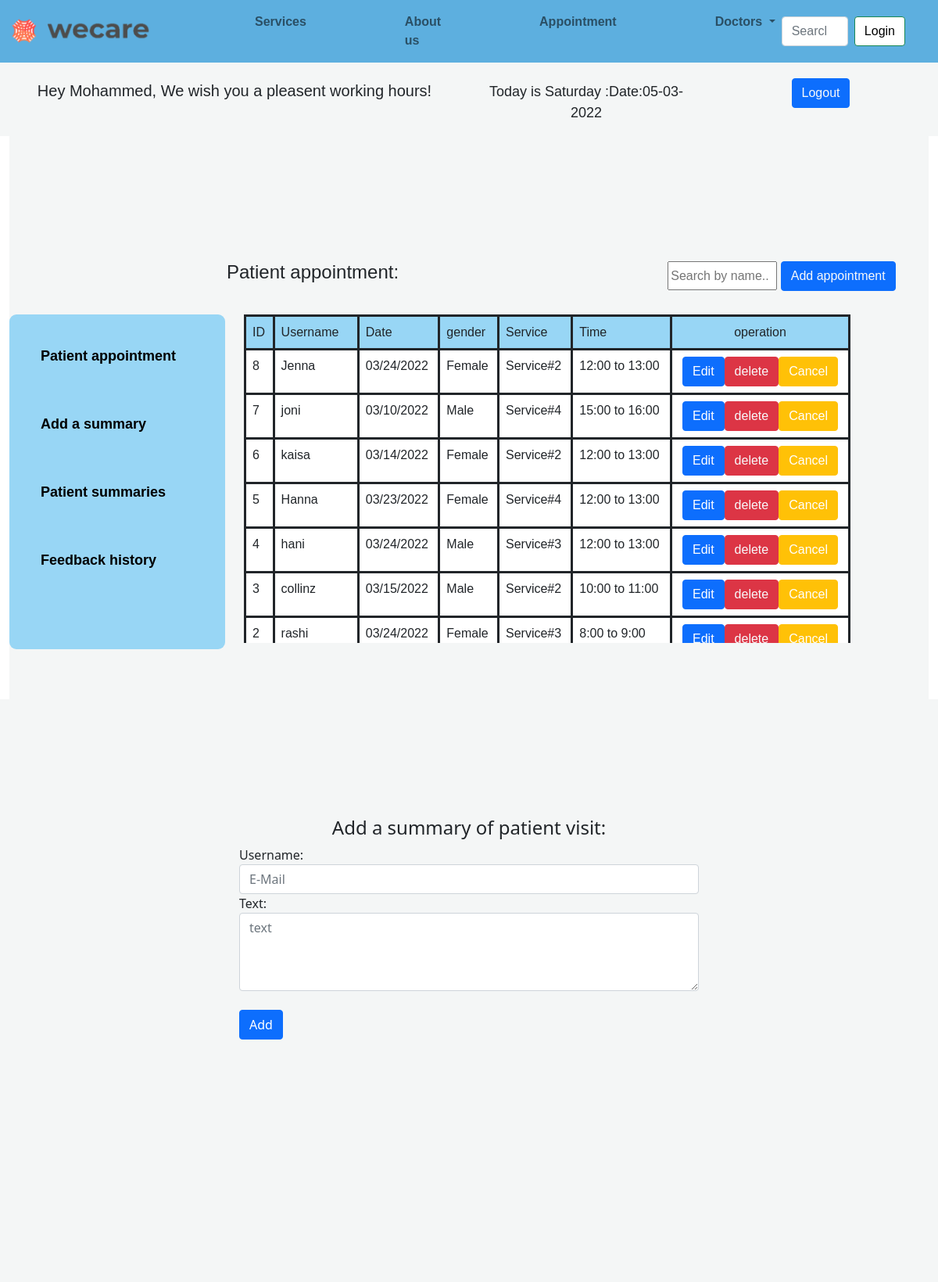
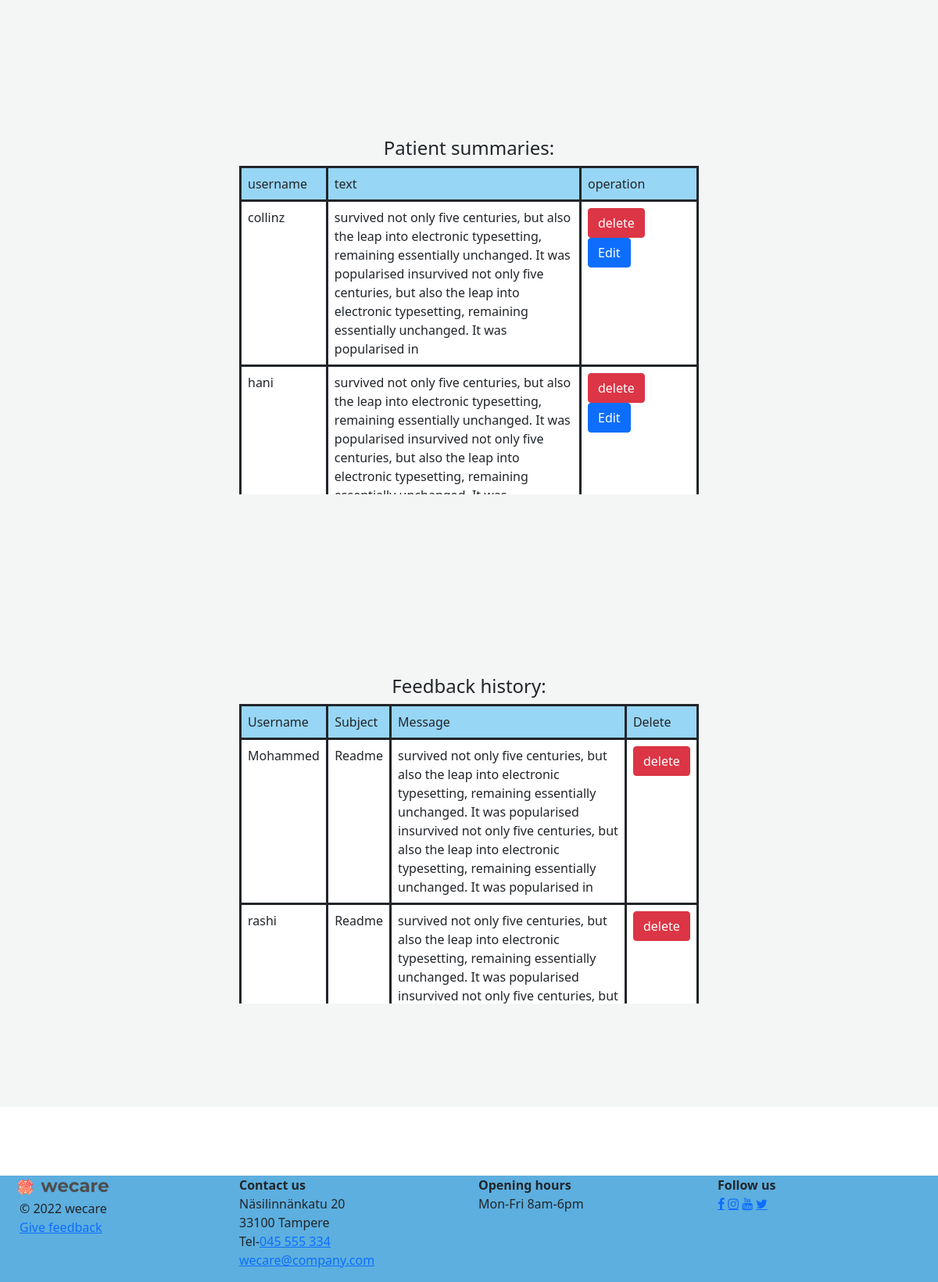
The app's page /docs/employee.php (signed in) with its own data (2 pictures, top to bottom).
### tables this page shows
CREATE TABLE `appointment` (
  `id` int NOT NULL,
  `username` varchar(50) NOT NULL,
  `date1` varchar(50) NOT NULL,
  `gender` varchar(50) NOT NULL,
  `service` varchar(50) NOT NULL,
  `tim` varchar(50) NOT NULL
);

CREATE TABLE `textbox` (
  `username` varchar(50) NOT NULL,
  `text` varchar(500) NOT NULL
);

CREATE TABLE `feedback` (
  `username` varchar(50) NOT NULL,
  `subject` varchar(50) NOT NULL,
  `text` varchar(1000) NOT NULL
);

### docs/employee.php (the view, shortened to what this page needs)
<?php
include 'connect.php';
$sql = "select * from appointment ORDER BY id DESC";
$result = $conn->query($sql);
?>
<!DOCTYPE html>
<html lang="en">
<head>
</head>
<body>
    <?php include 'header.php' ?>
    <div class="container-fluid">
        <div class="row row0">
            <div class="col-lg-6">
                <?php
                echo "<h5><br>Hey " . $_SESSION["username"] .
                    ", We wish you a pleasent working hours!" . "</h5>";
                ?>
            </div>
            <div class="col-lg-3 coldate">
                <p>
                    <?php
                    echo "Today is "  . date("l") . " :" . "Date:" . date("d-m-Y") . "";
                    ?>
                </P>
            </div>
            <div class="col-lg-3 colbtn">
                <button type="button" class="btn btn-primary"><a href="logout.php" class="text-light" style="text-decoration:none; ">Logout</a></button>
            </div>
        </div>
        <section id="section1">
            <div class="row row3">
                <div class="col-8  ">
                    <h4>Patient appointment:</h4>
                </div>
                <div class="col-4 col4">
                    <input type="text" class="input" id="myInput" onkeyup='tableSearch()' placeholder="Search by name..">
                    <button type="button" class="btn btn-primary"><a href="userapp.php" class="text-light" style="text-decoration:none">Add appointment</a></button>
                </div>
            </div>
            <div class="row">
                <div class="col-lg-3 row1">
                    <ul class="fixed">
                        <li><a href="#section1">Patient appointment</a></li>
                        <li><a href="#section2">Add a summary</a></li>
                        <li><a href="#section3">Patient summaries</a></li>
                        <li><a href="#section4">Feedback history</a></li>
                    </ul>
                </div>
                <div class="col-md-8">
                    <form action="" method="POST">
                        <div class=" my-custom-scrollbar">
                            <table class="table  " id="myTable">
                                <tr style="border:solid;     background: #98D6F5;
">
                                    <td style="border:solid;">ID</td>
                                    <td style="border:solid;">Username</td>
                                    <td style="border:solid;">Date</td>
                                    <td style="border:solid;">gender</td>
                                    <td style="border:solid;">Service</td>
                                    <td style="border:solid;">Time</td>
                                    <td class="td1">operation</td>
                                </tr>
                                <?php
                                while ($row = mysqli_fetch_assoc($result)) {
                                    $id = $row['id'];
                                    $username = $row['username'];
                                    $date1 = $row['date1'];
                                    $gender = $row['gender'];
                                    $service = $row['service'];
                                    $tim = $row['tim'];
                                ?>
                                    <tr style="border:solid;">
                                        <td style="border:solid;"><?php echo $id;   ?></td>
                                        <td style="border:solid;"><?php echo $username;   ?></td>
                                        <td style="border:solid;"><?php echo $date1; ?></td>
                                        <td style="border:solid;"><?php echo $gender; ?></td>
                                        <td style="border:solid;"><?php echo $service; ?></td>
                                        <td style="border:solid;"><?php echo $tim; ?></td>
                                        <td class="td1" style="border:solid;"><button type="button" class="btn btn-primary"><a href="update.php?id=<?php echo $row['id'];  ?>" class="hh" style="text-decoration:none;color:white" class="text-light">Edit</a></button><button type="button" class="btn btn-danger" style="text-decoration:none; "><a href="delete.php?id=<?php echo $row['id'];  ?>" class="text-light" style="text-decoration:none;">delete</a></button><button class="btn btn-warning"><a href="email.php?id=<?php echo $row['username'];  ?>">Cancel</a></button>
                                        </td>
                                    </tr>
                                <?php
                                }
                                ?>
                            </table>
                        </div>
                    </form>
                </div>
            </div>
    </div>
    <section id="section2">
        <div class="row row4">
            <div class="col-lg-6 col6">
                <form action="addtext.php" method="GET">
                    <h4> Add a summary of patient visit: </h4>
                    <label class="control-label" for="email">Username:</label>
                    <input id="email" name="username" type="text" placeholder="E-Mail" class="form-control input-md" required>
                    <label class="control-label" for="text">Text:</label>
                    <textarea id="text" name="text" type="text" placeholder="text" class="form-control input-sm" required></textarea><br>
                    <button type="submit" class="btn btn-primary" name="submit" value="submit">Add</button>
                </form>
            </div>
        </div>
    </section>
    <section id="section3">
        <div class="row row5">
            <h4>Patient summaries:</h4>
            <div class="col-6 colsumm">
                <div class=" my-custom-scrollbar">
                    <table class="table">
                        <tr style="border:solid;  background: #98D6F5;
">
                            <td style="border:solid;">username</td>
                            <td style="border:solid;">text</td>
                            <td class="td2">operation</td>
                        </tr>
                        <?php
                        include 'connect.php';
                        $sql = "select * from textbox";
                        $result = $conn->query($sql);
                        while ($row = mysqli_fetch_assoc($result)) {
                            $text = $row['text'];
                            $username = $row['username'];
                        ?>
                            <tr style="border:solid;">
                                <td style="border:solid;"><?php echo $username; ?></td>
                                <td><?php echo $text; ?></td>
                                <td style="border:solid;">
                                    <button class="btn btn-danger"><a href="deletetext.php?username=<?php echo $row['username']; ?> " style="text-decoration:none;color:white">delete</a></button>
                                    <button class="btn btn-primary"><a href="editsummary.php?username=<?php echo $row['username'] ?> " style="text-decoration:none;color:white">Edit</a></button>
                                </td>
                            </tr>
                        <?php } ?>
                    </table>
                </div>
            </div>
        </div>
        <br><br> <br>
        <br><br>
    </section>
    <section id="section4">
    <br><br><br><br><br><br><br>
        <div class="row">
            <div class="col-lg-6 colfeed">
            <div class=" my-custom-scrollbar">
<h4>Feedback history:</h4>
            <table class="table">
<tr style="border:solid;  background: #98D6F5;
">
    <td style="border:solid;">Username</td>
    <td style="border:solid;">Subject</td>
    <td class="td2" >Message</td>
    <td class="td2" style="border:solid;width:30px">Delete</td>
</tr>
<?php
include 'connect.php';
$sql = "select * from feedback";
$result = $conn->query($sql);
while ($row = mysqli_fetch_assoc($result)) {
    $text = $row['text'];
    $username = $row['username'];
    $subject = $row['subject'];
?>
    <tr style="border:solid;">
        <td style="border:solid; width:60px"><?php echo $username; ?></td>
        <td style="border:solid;width:60px"><?php echo $subject; ?></td>
        <td style="border:solid;width:300px"><?php echo $text; ?></td>
        <td style="border:solid;"><button class="btn btn-danger"><a href="deletefeed.php?username=<?php echo $row['username']; ?> " style="text-decoration:none;color:white">delete</a></button></td>
    </tr>
<?php } ?>
</table>
</div>
            </div>
        </div>
        <br><br><br><br><br>
        <?php include 'footer.php' ?>
</body>
</html>

### docs/employee.php (style rules this page uses)
.btn a { color: white; float: right; }
.input-sm { height: 100px; }
.td1 { text-align: center; }
h4 { text-align: center; }
.row1 { list-style: none; }
section { height: 90vh; background: #F4F6F6; }
.fixed li { list-style: none; margin-bottom: 60px; }
.fixed { position: fixed; font-size: 18px; bottom: 280px; background: #98D6F5; padding: 40px; border-radius: 9px; }
.fixed a { text-decoration: none; color: black; font-weight: bold; }
.row3 { padding-top: 160px; padding-bottom: 100px; padding-bottom: 30px; }
.row0 { text-align: center; background: #F4F6F6; }
.row4 { padding-top: 150px; }
.col6 { margin: 0 auto; }
.row5 { padding-top: 200px; }
table { border: solid; margin: 0 auto; background: white; }
.input { height: 37px; width: 140px; }
.colbtn .btn { margin-top: 20px; }
.coldate p { margin-top: 24px; font-size: 18px; }
.btn a { text-decoration: none; }
.col4 { text-align: center; }
.colsumm { margin: 0 auto; }
.td2 { width: 150px; }
.my-custom-scrollbar { height: 420px; overflow: scroll; }
@media (max-width:1200px) { .fixed { position: static !important; } }
.colfeed { margin: 0 auto; }

### docs/header.php (style rules this page uses)
.container-fluid { font-family: Arial, Helvetica, sans-serif; }

### records on screen
appointment: id "8", username "Jenna", date1 "03/24/2022", gender "Female", service "Service#2", tim "12:00 to 13:00"
appointment: id "7", username "joni", date1 "03/10/2022", gender "Male", service "Service#4", tim "15:00 to 16:00"
appointment: id "6", username "kaisa", date1 "03/14/2022", gender "Female", service "Service#2", tim "12:00 to 13:00"
appointment: id "5", username "Hanna", date1 "03/23/2022", gender "Female", service "Service#4", tim "12:00 to 13:00"
appointment: id "4", username "hani", date1 "03/24/2022", gender "Male", service "Service#3", tim "12:00 to 13:00"
appointment: id "3", username "collinz", date1 "03/15/2022", gender "Male", service "Service#2", tim "10:00 to 11:00"
appointment: id "2", username "rashi", date1 "03/24/2022", gender "Female", service "Service#3", tim "8:00 to 9:00"
textbox: username "collinz", text "survived not only five centuries, but also the leap into electronic typesetting, remaining essentially unchanged. It was popularised insurvived not only five centuries, but also the leap into electronic typesetting, remaining essentially unchanged. It was popularised in"
textbox: username "hani", text "survived not only five centuries, but also the leap into electronic typesetting, remaining essentially unchanged. It was popularised insurvived not only five centuries, but also the leap into electronic typesetting, remaining…"
feedback: username "Mohammed", subject "Readme", text "survived not only five centuries, but also the leap into electronic typesetting, remaining essentially unchanged. It was popularised insurvived not only five centuries, but also the leap into electronic typesetting, remaining essentially unchanged. It was popularised in"
feedback: username "rashi", subject "Readme", text "survived not only five centuries, but also the leap into electronic typesetting, remaining essentially unchanged. It was popularised insurvived not only five centuries, but…"

### other values on screen
$_SESSION["username"] "Mohammed"
